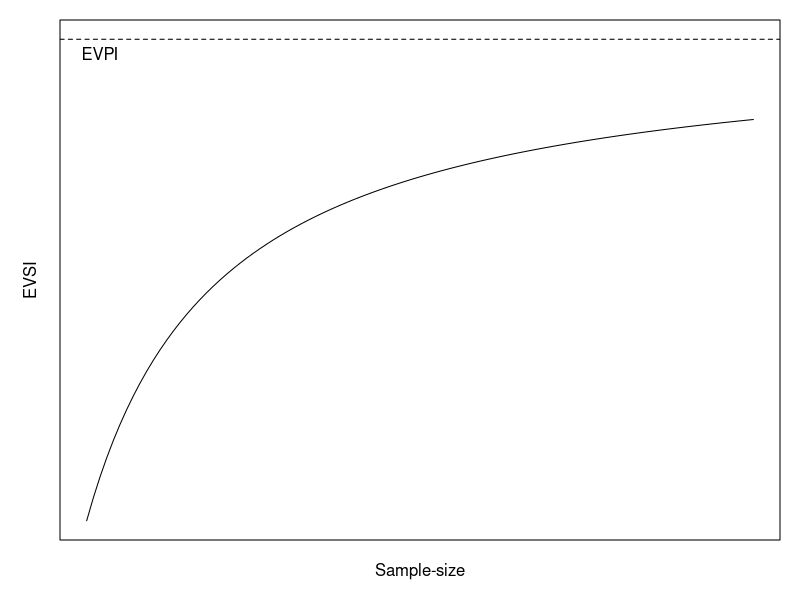

Write the R code that produced this figure.
## ---- chunk 1
knitr::opts_chunk$set(
  cache = TRUE, echo = FALSE, message = FALSE, warning = FALSE, results = "hide"
)
## ---- chunk 2
par(mar = c(3, 3, 1, 1))
curve(x / (x + 1), 0, 5, xlab = "", xaxt = 'n', ylab = "", yaxt = "n", ylim = 0:1)
abline(h = 1, lty = 2)
text(0.1, 1, "EVPI", pos = 1)
mtext("Sample-size", 1, 1)
mtext("EVSI", 2, 1)
